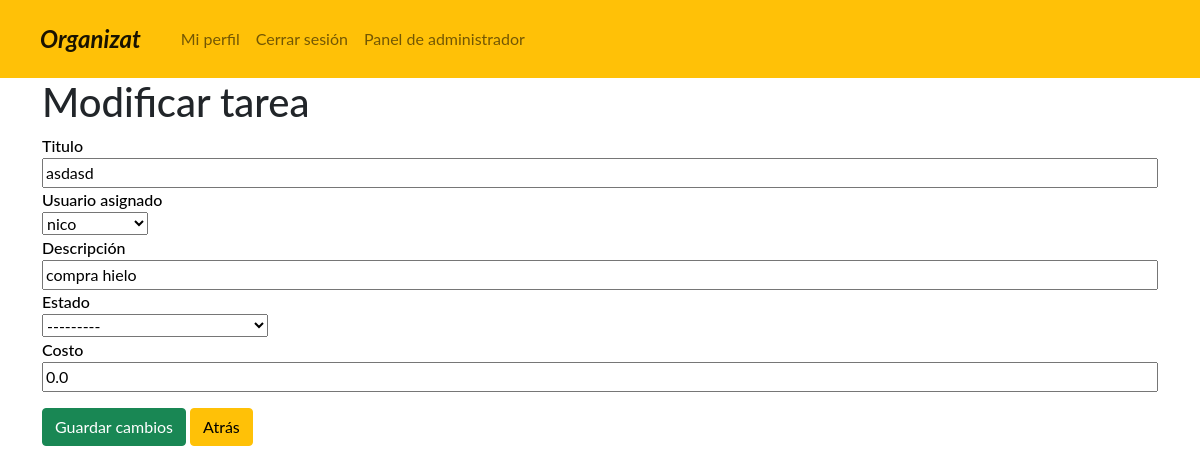
Page /event/update-task/028338f88840d3d7c3c414551f28aee697b3df194278bee8e4fe3adfcef1/1/ (signed in) on the earlier database version.
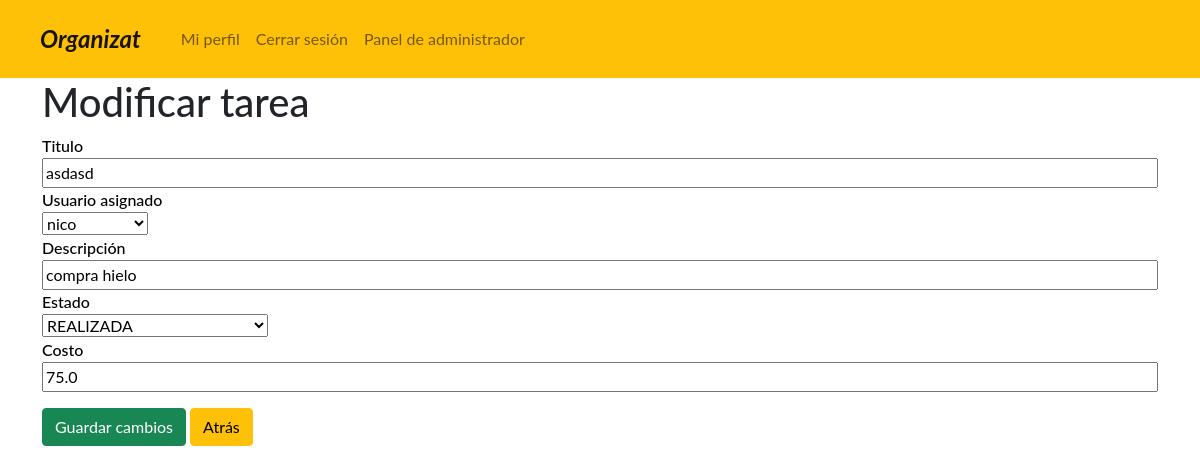
Same page on the later database version.
### administrador/models.py (models this page shows, shortened)
class Task(models.Model):
    user = models.ForeignKey(User, blank=True, null=True, on_delete=models.CASCADE, verbose_name="Encargado")
    event = models.ForeignKey(Event, on_delete=models.CASCADE, verbose_name="Evento")
    title = models.CharField(max_length=50, blank = False, null = False, verbose_name = 'Titulo')
    description = models.CharField(max_length=255, blank = False, null = False, verbose_name = 'Descripcion')
    status = models.CharField(choices = STATES_TAREAS, blank = False, null = False, max_length=22, verbose_name='Estado de la tarea')
    cost = models.FloatField(default = 0)
    class Meta:
        verbose_name = 'Tarea'
        verbose_name_plural = 'Tareas'

### administrador/views.py (the view)
def UpdateTask(request, token, task_pk):
    instance = Task.objects.get(id=task_pk)
    form = TaskForm(request.POST or None, instance=instance)
    if request.method == 'POST':
        if form.is_valid():
            form.save()
            return HttpResponseRedirect(reverse('event', kwargs={'token': token}))
        else:
            messages.error(request, form.errors)
    event = Event.objects.get(event_link=token)
    assigned_user = User.objects.get(id=instance.user.id)
    context = {
        'form': form,
        'event': event,
        'update': True,
        'assigned_user': assigned_user
    }
    return render(request, 'new-task.html', context)

### administrador/forms.py
class TaskForm(forms.ModelForm):
    class Meta:
        model = Task
        fields = ['user', 'title', 'description', 'status',
                  'cost']
    def __init__(self, *args, **kwargs):
        super(TaskForm, self).__init__(*args, **kwargs)
        self.fields["cost"].initial = 0
        self.fields["cost"].required = False
        self.fields["status"].required = False

### administrador/models.py (called while the page is built)
    @property
    def list_invitation_accepted(self):
        return Invitation.objects.filter(event=self, accepted_event=True)

### templates/new-task.html (shortened to what this page needs)
{% extends 'base.html' %}
{% block content %}
<div class="container">
    {% if update %}
        <h1>Modificar tarea</h1>
    {% else %}
        <h1>Crear tarea</h1>
    {% endif %}
    <form method="POST">{% csrf_token %}
        <label class="text-black">Titulo</label>
        {{form.title}}
        <label class="text-black">Usuario asignado</label>
        <select name="user" id="id_user">
        {% if update %}
            <option value={{assigned_user.id}}>{{assigned_user.username}}</option>
        {% endif %}
        </select>
        <label class="text-black">Descripción</label>
        {{form.description}}
        {% if update %}
        <label class="text-black">Estado</label>
        {{form.status}}
        <label class="text-black">Costo</label>
        {{form.cost}}
        {% endif %}
        <div class="py-2 my-2">
            <a class="text-decoration-none text-white btn-block"
               href="">
                <button type="submit" class="btn btn-block btn-success">{% if update %}Guardar cambios{% else %}Crear{% endif %}</button>
            </a>
            <a href="{% url 'event' event.event_link %}">
               <button type="button" class="btn btn-warning">Atrás</button>
           </a>
        </div>
    </form>
</div>
{% endblock %}

Differences in the rows shown:
changed Task "asdasd": status "---------" → "REALIZADA"; cost "0.0" → "75.0"
